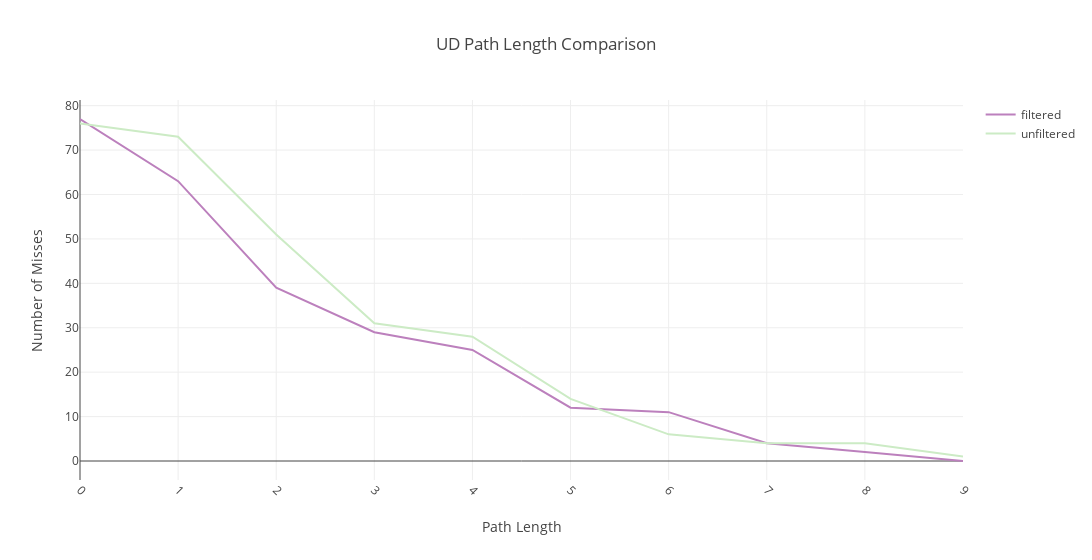

Notebook source saved alongside this figure:
### Code cell
scatter1 = go.Scatter(
    x=[i for i in range(10)], 
    y=[filtered_only_misses_by_ud_dict['total'].get(i, 0) for i in range(10)],
    mode='lines',
    name='filtered',
    marker = dict(color='#BC80BD')

)

scatter2= go.Scatter(
    x=[i for i in range(10)], 
    y=[unfiltered_only_misses_by_ud_dict['total'].get(i, 0) for i in range(10)],
    mode='lines',
    name='unfiltered',
    marker = dict(color='#CCEBC5')
)


layout = go.Layout(
    title='UD Path Length Comparison',
    xaxis_title="Path Length",
    yaxis_title="Number of Misses",        
    barmode='overlay',
    width=1200,
    xaxis = go.layout.XAxis(
        tickangle = 45,
        automargin = True
        
    )
    
        
)

fig = go.Figure(data=[scatter1,scatter2], layout=layout)


fig.show()

### Figure 1 — Plotly figure (JSON) as saved in the notebook; plotly's stock layout.template omitted (floating-point values rounded to 4 significant figures)
{"data": [{"marker": {"color": "#BC80BD"}, "mode": "lines", "name": "filtered", "type": "scatter", "uid": "86a3e2c3-fdd0-421a-9859-0838af69908f", "x": [0, 1, 2, 3, 4, 5, 6, 7, 8, 9], "y": [77, 63, 39, 29, 25, 12, 11, 4, 2, 0]}, {"marker": {"color": "#CCEBC5"}, "mode": "lines", "name": "unfiltered", "type": "scatter", "uid": "85c7ff8b-f975-49c4-90c0-3f8b5cbcc78b", "x": [0, 1, 2, 3, 4, 5, 6, 7, 8, 9], "y": [76, 73, 51, 31, 28, 14, 6, 4, 4, 1]}], "layout": {"barmode": "overlay", "title": {"text": "UD Path Length Comparison"}, "width": 1200, "xaxis": {"automargin": true, "tickangle": 45, "title": {"text": "Path Length"}}, "yaxis": {"title": {"text": "Number of Misses"}}}}
